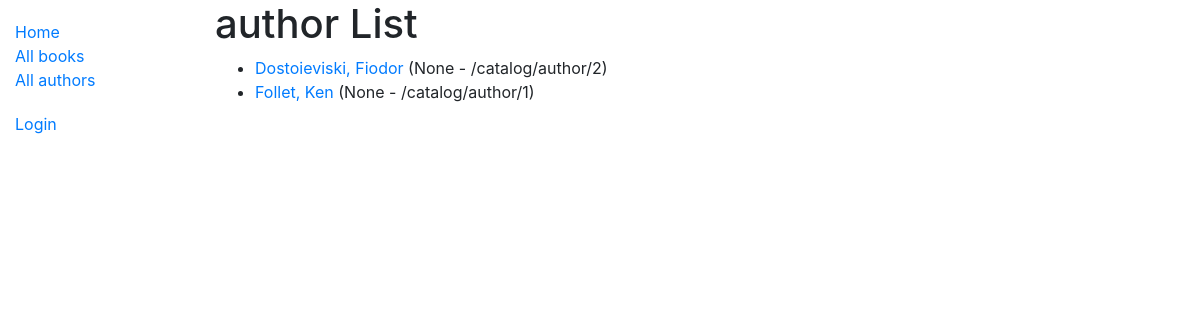
Screenshot of /catalog/authors/ with the database file from the repository.
### catalog/models.py (models this page shows)
class Author(models.Model):
	first_name = models.CharField(max_length=100)
	last_name = models.CharField(max_length=100)
	date_of_birth = models.DateField(null=True, blank=True)
	date_of_death = models.DateField('Died', null=True, blank=True)
	class Meta:
		ordering = ['last_name','first_name']
	def get_absolute_url(self):
		return reverse('author-detail', args=[str(self.id)])
	def __str__(self):
		return f'{self.last_name}, {self.first_name}'

### catalog/views.py (the view)
# urls.py: path('authors/', views.AuthorListView.as_view(), name='authors'),
class AuthorListView(generic.ListView):
	model = Author
	context_object_name = 'author_list'
	queryset = Author.objects.all()
	template_name = 'authors/author_list.html'

### catalog/templates/catalog/author_list.html
{% extends "base_generics.html" %}
{% block content %}
	<h1>author List</h1>
	{% if author_list %}
	<ul>
		{% for author in author_list %}
		<li>
			<a href="{{ author.get_absolute_url}}">{{ author }}</a> ({{ author.date_of_birth }} - {{ author.get_absolute_url}})
		</li>
		{% endfor %}
	</ul>
	{% else %}
		<p>There are no authors in the library.</p>
	{% endif %}
{% endblock %}

### rows the page displays
Author: last_name+first_name "Dostoieviski, Fiodor", date_of_birth "None", get_absolute_url "/catalog/author/2"
Author: last_name+first_name "Follet, Ken", date_of_birth "None", get_absolute_url "/catalog/author/1"
